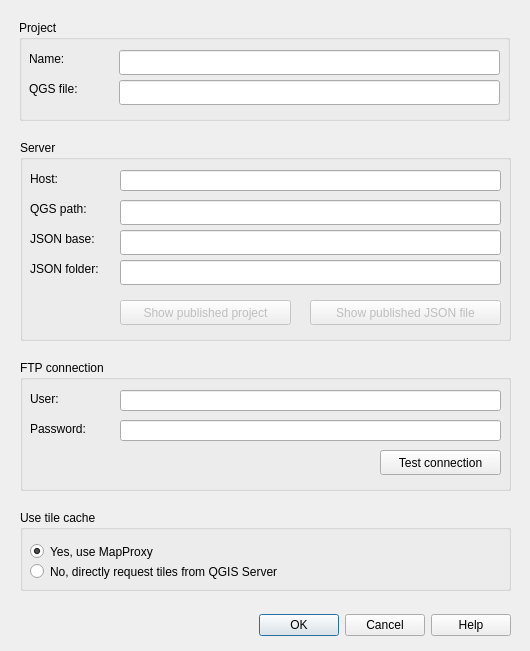
<?xml version="1.0" encoding="UTF-8"?>
<ui version="4.0">
 <class>LayerTree2JSONDialogBase</class>
 <widget class="QDialog" name="LayerTree2JSONDialogBase">
  <property name="geometry">
   <rect>
    <x>0</x>
    <y>0</y>
    <width>530</width>
    <height>651</height>
   </rect>
  </property>
  <property name="windowTitle">
   <string>LayerTree2JSON</string>
  </property>
  <widget class="QDialogButtonBox" name="buttonBoxSettings">
   <property name="geometry">
    <rect>
     <x>20</x>
     <y>610</y>
     <width>491</width>
     <height>30</height>
    </rect>
   </property>
   <property name="layoutDirection">
    <enum>Qt::LeftToRight</enum>
   </property>
   <property name="orientation">
    <enum>Qt::Horizontal</enum>
   </property>
   <property name="standardButtons">
    <set>QDialogButtonBox::Cancel|QDialogButtonBox::Help|QDialogButtonBox::Ok</set>
   </property>
   <property name="centerButtons">
    <bool>false</bool>
   </property>
  </widget>
  <widget class="QGroupBox" name="groupFtp">
   <property name="geometry">
    <rect>
     <x>20</x>
     <y>360</y>
     <width>491</width>
     <height>131</height>
    </rect>
   </property>
   <property name="title">
    <string>FTP connection</string>
   </property>
   <widget class="QLabel" name="labelUser">
    <property name="geometry">
     <rect>
      <x>10</x>
      <y>30</y>
      <width>67</width>
      <height>17</height>
     </rect>
    </property>
    <property name="text">
     <string>User:</string>
    </property>
   </widget>
   <widget class="QLabel" name="labelPassword">
    <property name="geometry">
     <rect>
      <x>10</x>
      <y>60</y>
      <width>71</width>
      <height>17</height>
     </rect>
    </property>
    <property name="text">
     <string>Password:</string>
    </property>
   </widget>
   <widget class="QLineEdit" name="inputUser">
    <property name="geometry">
     <rect>
      <x>100</x>
      <y>30</y>
      <width>381</width>
      <height>21</height>
     </rect>
    </property>
    <property name="text">
     <string/>
    </property>
   </widget>
   <widget class="QgsPasswordLineEdit" name="inputPassword">
    <property name="geometry">
     <rect>
      <x>100</x>
      <y>60</y>
      <width>381</width>
      <height>21</height>
     </rect>
    </property>
    <property name="text">
     <string/>
    </property>
   </widget>
   <widget class="QPushButton" name="buttonTest">
    <property name="geometry">
     <rect>
      <x>360</x>
      <y>90</y>
      <width>121</width>
      <height>25</height>
     </rect>
    </property>
    <property name="text">
     <string>Test connection</string>
    </property>
   </widget>
  </widget>
  <widget class="QGroupBox" name="groupCache">
   <property name="geometry">
    <rect>
     <x>20</x>
     <y>510</y>
     <width>491</width>
     <height>81</height>
    </rect>
   </property>
   <property name="title">
    <string>Use tile cache</string>
   </property>
   <widget class="QRadioButton" name="radioQgisserver">
    <property name="geometry">
     <rect>
      <x>10</x>
      <y>50</y>
      <width>461</width>
      <height>23</height>
     </rect>
    </property>
    <property name="toolTip">
     <string>Not using the tile proxy should be avoided for production servers.</string>
    </property>
    <property name="text">
     <string>No, directly request tiles from QGIS Server</string>
    </property>
    <property name="checked">
     <bool>false</bool>
    </property>
   </widget>
   <widget class="QRadioButton" name="radioMapproxy">
    <property name="geometry">
     <rect>
      <x>10</x>
      <y>30</y>
      <width>461</width>
      <height>23</height>
     </rect>
    </property>
    <property name="toolTip">
     <string>In case you changed the symbology of any layer, you have to empty the specific mapproxy layer at /opt/mappproxy/ssa/cache_data
In cased you changed any layer or group name, you have to change mapproxy configuration file at /opt/mappproxy/ssa/mapproxy.json</string>
    </property>
    <property name="text">
     <string>Yes, use MapProxy </string>
    </property>
    <property name="checked">
     <bool>true</bool>
    </property>
   </widget>
  </widget>
  <widget class="QGroupBox" name="groupProject">
   <property name="geometry">
    <rect>
     <x>19</x>
     <y>20</y>
     <width>491</width>
     <height>101</height>
    </rect>
   </property>
   <property name="title">
    <string>Project</string>
   </property>
   <widget class="QLineEdit" name="inputProjectName">
    <property name="geometry">
     <rect>
      <x>100</x>
      <y>30</y>
      <width>381</width>
      <height>25</height>
     </rect>
    </property>
   </widget>
   <widget class="QLabel" name="labelProject">
    <property name="geometry">
     <rect>
      <x>10</x>
      <y>30</y>
      <width>81</width>
      <height>17</height>
     </rect>
    </property>
    <property name="text">
     <string>Name:</string>
    </property>
   </widget>
   <widget class="QLineEdit" name="inputQgsFile">
    <property name="geometry">
     <rect>
      <x>100</x>
      <y>60</y>
      <width>381</width>
      <height>25</height>
     </rect>
    </property>
    <property name="text">
     <string/>
    </property>
   </widget>
   <widget class="QLabel" name="labelQgsFile">
    <property name="geometry">
     <rect>
      <x>10</x>
      <y>60</y>
      <width>81</width>
      <height>17</height>
     </rect>
    </property>
    <property name="text">
     <string>QGS file:</string>
    </property>
   </widget>
  </widget>
  <widget class="QGroupBox" name="groupServer">
   <property name="geometry">
    <rect>
     <x>20</x>
     <y>140</y>
     <width>491</width>
     <height>201</height>
    </rect>
   </property>
   <property name="title">
    <string>Server</string>
   </property>
   <widget class="QLineEdit" name="inputQgsPath">
    <property name="geometry">
     <rect>
      <x>100</x>
      <y>60</y>
      <width>381</width>
      <height>25</height>
     </rect>
    </property>
   </widget>
   <widget class="QLabel" name="labelQgsPath">
    <property name="geometry">
     <rect>
      <x>10</x>
      <y>60</y>
      <width>81</width>
      <height>17</height>
     </rect>
    </property>
    <property name="text">
     <string>QGS path:</string>
    </property>
   </widget>
   <widget class="QLineEdit" name="inputJsonPath">
    <property name="geometry">
     <rect>
      <x>100</x>
      <y>90</y>
      <width>381</width>
      <height>25</height>
     </rect>
    </property>
   </widget>
   <widget class="QLabel" name="labelJsonPath">
    <property name="geometry">
     <rect>
      <x>10</x>
      <y>90</y>
      <width>81</width>
      <height>17</height>
     </rect>
    </property>
    <property name="text">
     <string>JSON base:</string>
    </property>
   </widget>
   <widget class="QPushButton" name="buttonShowProject">
    <property name="enabled">
     <bool>false</bool>
    </property>
    <property name="geometry">
     <rect>
      <x>100</x>
      <y>160</y>
      <width>171</width>
      <height>25</height>
     </rect>
    </property>
    <property name="text">
     <string>Show published project</string>
    </property>
   </widget>
   <widget class="QPushButton" name="buttonShowJson">
    <property name="enabled">
     <bool>false</bool>
    </property>
    <property name="geometry">
     <rect>
      <x>290</x>
      <y>160</y>
      <width>191</width>
      <height>25</height>
     </rect>
    </property>
    <property name="text">
     <string>Show published JSON file</string>
    </property>
   </widget>
   <widget class="QLineEdit" name="inputHost">
    <property name="geometry">
     <rect>
      <x>100</x>
      <y>30</y>
      <width>381</width>
      <height>21</height>
     </rect>
    </property>
    <property name="text">
     <string/>
    </property>
   </widget>
   <widget class="QLabel" name="labelHost">
    <property name="geometry">
     <rect>
      <x>10</x>
      <y>30</y>
      <width>81</width>
      <height>17</height>
     </rect>
    </property>
    <property name="text">
     <string>Host:</string>
    </property>
   </widget>
   <widget class="QLabel" name="labelJsonPath2">
    <property name="geometry">
     <rect>
      <x>10</x>
      <y>120</y>
      <width>91</width>
      <height>17</height>
     </rect>
    </property>
    <property name="text">
     <string>JSON folder:</string>
    </property>
   </widget>
   <widget class="QLineEdit" name="inputJsonPath2">
    <property name="geometry">
     <rect>
      <x>100</x>
      <y>120</y>
      <width>381</width>
      <height>25</height>
     </rect>
    </property>
   </widget>
  </widget>
 </widget>
 <customwidgets>
  <customwidget>
   <class>QgsPasswordLineEdit</class>
   <extends>QLineEdit</extends>
   <header>qgspasswordlineedit.h</header>
  </customwidget>
 </customwidgets>
 <resources/>
 <connections>
  <connection>
   <sender>buttonBoxSettings</sender>
   <signal>accepted()</signal>
   <receiver>LayerTree2JSONDialogBase</receiver>
   <slot>accept()</slot>
   <hints>
    <hint type="sourcelabel">
     <x>20</x>
     <y>20</y>
    </hint>
    <hint type="destinationlabel">
     <x>20</x>
     <y>20</y>
    </hint>
   </hints>
  </connection>
  <connection>
   <sender>buttonBoxSettings</sender>
   <signal>rejected()</signal>
   <receiver>LayerTree2JSONDialogBase</receiver>
   <slot>reject()</slot>
   <hints>
    <hint type="sourcelabel">
     <x>20</x>
     <y>20</y>
    </hint>
    <hint type="destinationlabel">
     <x>20</x>
     <y>20</y>
    </hint>
   </hints>
  </connection>
 </connections>
</ui>
